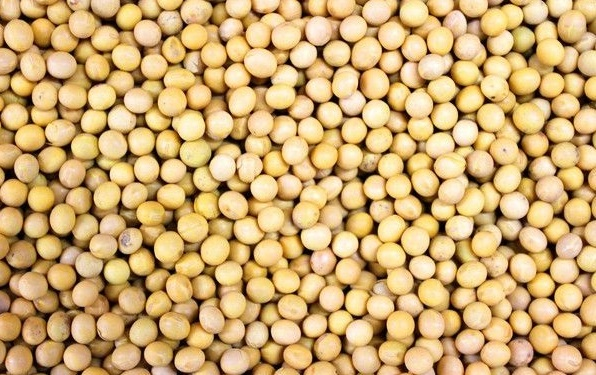
#> input picture GFS/GFS.GLM/cv/count/img.jpg, 596 x 375 px
$ python count.py
#> lines starting #> are read from the running program, lines starting #| are printed output that depends on the picture; after the words box and inside, x2 and y2 are one past the last pixel; in counts of white or black regions, pixels touching at a corner belong together
import cv2
import numpy as np


# Import the image
img = cv2.imread('img.jpg',)
#> img is the input picture: shape (375, 596, 3); mean B, G, R 113.6, 169.9, 204.7
size = img.shape
#> size = (375, 596, 3)
print(size)
#| (375, 596, 3)


#gray
gray=np.array(img)


gray=gray[:,:,0]
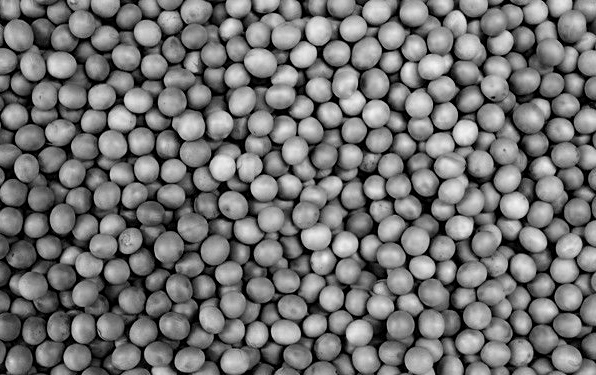
#> gray: shape (375, 596); min 0, max 245, mean 113.6
img_gray=np.array([gray,gray,gray])
img_gray=np.transpose(img_gray,(1,2,0))#矩阵维度交换
cv2.imwrite('img_gray.jpg',img_gray,[int(cv2.IMWRITE_JPEG_QUALITY),100])

# split
ret, img_split = cv2.threshold(img_gray, 127, 255, cv2.THRESH_BINARY)
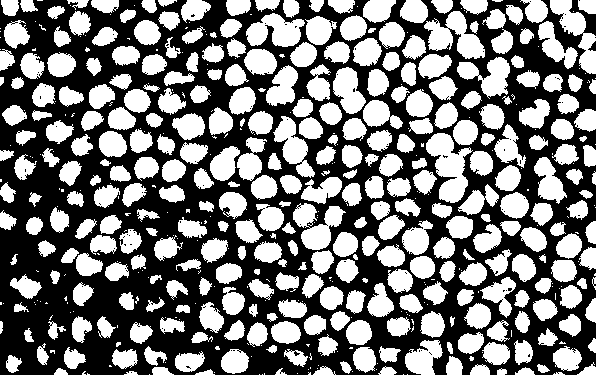
#> img_split: shape (375, 596, 3); 47.3% white; 541 white regions (212 under 20 px), largest, box (x1, y1, x2, y2) and area: (426, 133, 473, 203) 1732, (424, 11, 485, 59) 1486, (293, 203, 346, 250) 1330
cv2.imwrite('img_split.jpg',img_split,[int(cv2.IMWRITE_JPEG_QUALITY),100])

#gray2
img_gray_COLOR_BGR2GRAY = cv2.cvtColor(img_gray, cv2.COLOR_BGR2GRAY)
cv2.imwrite('img_gray_COLOR_BGR2GRAY.jpg',img_gray_COLOR_BGR2GRAY,[int(cv2.IMWRITE_JPEG_QUALITY),100])

#adaptiveThreshold
img_split_auto = cv2.adaptiveThreshold(img_gray_COLOR_BGR2GRAY,255,cv2.ADAPTIVE_THRESH_MEAN_C,\
            cv2.THRESH_BINARY,11,2)
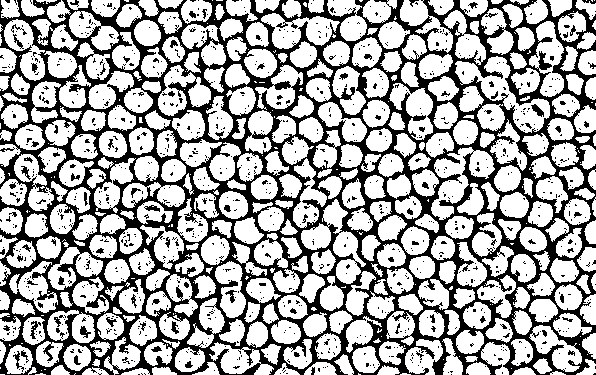
#> img_split_auto: shape (375, 596); 66% white; 1037 black regions (948 under 20 px), largest, box (x1, y1, x2, y2) and area: (0, 0, 596, 375) 70218, (531, 104, 544, 117) 82, (30, 321, 41, 339) 77

cv2.imwrite('img_split_auto.jpg',img_split_auto,[int(cv2.IMWRITE_JPEG_QUALITY),100])


# erosion
'''
kernel = np.ones((4,4),np.uint8)
erosion = cv2.erode(img_split_auto,kernel,iterations = 1)
cv2.imwrite('erosion.jpg',erosion,[int(cv2.IMWRITE_JPEG_QUALITY),100])
'''


#kernel = np.ones((2,2),np.uint8)
kernel=cv2.getStructuringElement(cv2.MORPH_ELLIPSE,(2,2))
dilation = cv2.dilate(img_split_auto,kernel,iterations = 1)
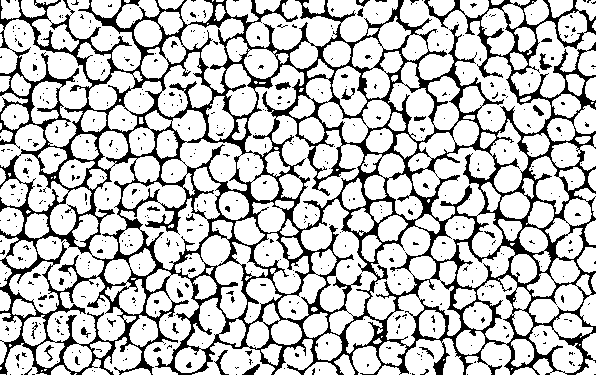
#> dilation: shape (375, 596); 76.3% white; 501 black regions (464 under 20 px), largest, box (x1, y1, x2, y2) and area: (0, 0, 596, 375) 49584, (214, 350, 229, 375) 99, (539, 53, 552, 70) 91
cv2.imwrite('dilation.jpg',dilation,[int(cv2.IMWRITE_JPEG_QUALITY),100])

'''

kernel = np.ones((5,5),np.uint8)
opening  = cv2.morphologyEx(img_split_auto, cv2.MORPH_OPEN, kernel)
cv2.imwrite('opening.jpg',opening ,[int(cv2.IMWRITE_JPEG_QUALITY),100])


kernel = np.ones((2,2),np.uint8)
closing   = cv2.morphologyEx(dilation, cv2.MORPH_CLOSE, kernel)
cv2.imwrite('closing.jpg',closing ,[int(cv2.IMWRITE_JPEG_QUALITY),100])
'''

# gradient
#kernel = np.ones((2,2),np.uint8)
kernel=cv2.getStructuringElement(cv2.MORPH_ELLIPSE,(3,3))
gradient = cv2.morphologyEx(dilation, cv2.MORPH_GRADIENT, kernel)
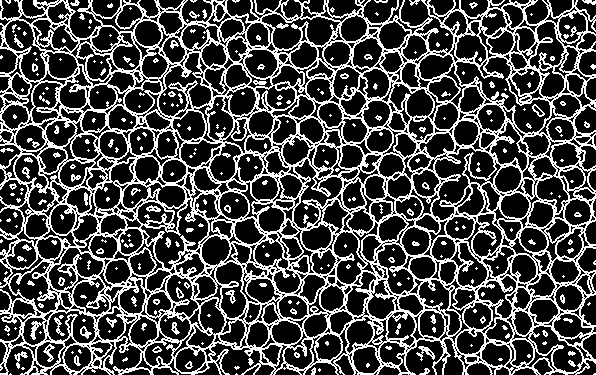
#> gradient: shape (375, 596); 28.7% white in thin lines or dots
cv2.imwrite('gradient.jpg',gradient,[int(cv2.IMWRITE_JPEG_QUALITY),100])

'''
# tophat
kernel = np.ones((2,2),np.uint8)
tophat = cv2.morphologyEx(img_split_auto, cv2.MORPH_TOPHAT, kernel)
cv2.imwrite('tophat.jpg',tophat,[int(cv2.IMWRITE_JPEG_QUALITY),100])


# tophat
kernel = np.ones((2,2),np.uint8)
blackhat = cv2.morphologyEx(img_split_auto, cv2.MORPH_BLACKHAT, kernel)
cv2.imwrite('blackhat.jpg',blackhat,[int(cv2.IMWRITE_JPEG_QUALITY),100])
'''


#cv2.imshow("Image2",gradient )

contours, hierarchy = cv2.findContours(gradient,cv2.RETR_TREE,cv2.CHAIN_APPROX_SIMPLE)
#> contours = 2583 contours, 1809 with area under 20; largest, box (x1, y1, x2, y2) and area: (0, 0, 596, 375) 201360, (455, 56, 551, 134) 2491, (431, 147, 496, 221) 2051, (140, 198, 209, 270) 1794, (158, 52, 212, 117) 1702


newimg = np.zeros(size, np.uint8)
#fill the image with white
newimg.fill(255)
#> newimg: shape (375, 596, 3); every value is 255

l = len(contours)
#> l = 2583
while l>=1:
	area=cv2.contourArea(contours[l-1],True)
	if area > 200 :
		print('contours=',l-1,' area=',area)
		cv2.drawContours(newimg,contours,l-1,(123,123,255),1)

	l=l-1
#> this loop made 2583 passes
#> area on passes 65, 72, 75: 612.5, 241.5, 1590
#| contours= 2581  area= 315.0
#| contours= 2563  area= 410.5
#| contours= 2558  area= 303.0
#| contours= 2541  area= 437.5
#| contours= 2533  area= 351.0
#| contours= 2527  area= 390.0
#| contours= 2518  area= 612.5
#| contours= 2511  area= 241.5
#> (further printed lines are left out)
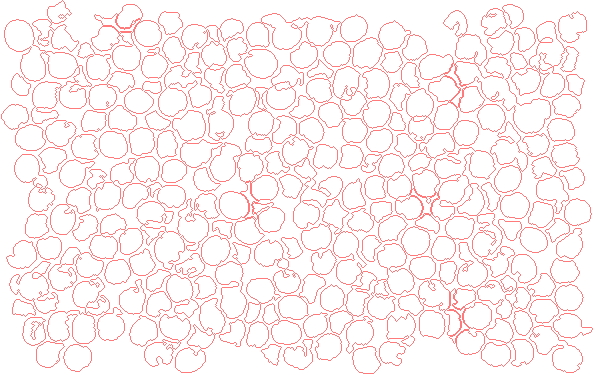
#> newimg: shape (375, 596, 3); mean of channels 0, 1, 2 241.2, 241.2, 255; drawn as B, G, R
#> after the loop, l = 0
cv2.imshow("Image3",newimg)
cv2.waitKey(0)
#cv2.imshow("Image1",img_split_auto )
